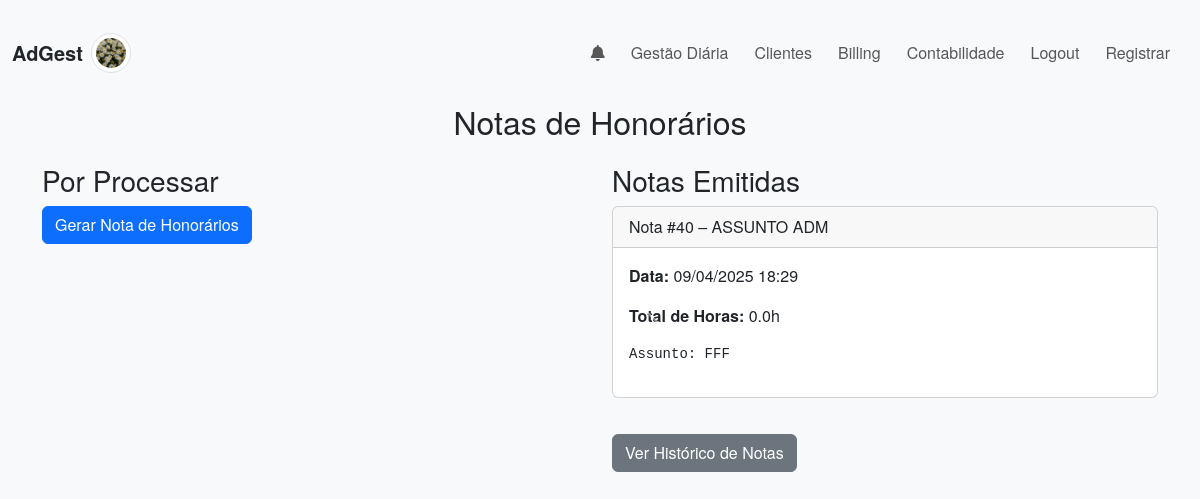
/billing (signed in), run on the app's committed database.
### app/models.py (models this page shows, shortened)
class User(UserMixin, db.Model):
    __tablename__ = 'users'
    id = db.Column(db.Integer, primary_key=True)
    username = db.Column(db.String(100), unique=True, nullable=False)
    nickname = db.Column(db.String(10), nullable=False)
    email = db.Column(db.String(120), unique=True, nullable=False)
    profile_image = db.Column(db.String(120), default='default.jpg')
    password = db.Column(db.String(200), nullable=False)
    role = db.Column(db.String(50), default='advogado')
    __table_args__ = (db.UniqueConstraint('email', name='uq_users_email'),)
    assuntos_compartilhados = db.relationship(
        'Assunto',
        secondary=shared_assuntos,
        backref=db.backref('compartilhados', lazy='dynamic'),
        lazy='dynamic'
    )
    client_shares = db.relationship('ClientShare', backref='user', lazy='dynamic')

class NotaHonorarios(db.Model):
    __tablename__ = 'nota_honorarios'
    id = db.Column(db.Integer, primary_key=True)
    user_id = db.Column(db.Integer, db.ForeignKey('users.id'), nullable=False)
    client_id = db.Column(db.Integer, db.ForeignKey('clients.id'), nullable=False)
    created_at = db.Column(db.DateTime, default=datetime.utcnow)
    details = db.Column(db.Text)  # Lista de itens faturados (por exemplo, "Tarefa 5, Prazo 3")
    total_hours = db.Column(db.Float, default=0.0)
    is_confirmed = db.Column(db.Boolean, default=False)  # Pode ser usado para indicar se a nota já foi finalizada
    client = db.relationship('Client', backref='nota_honorarios')

class Client(db.Model):
    __tablename__ = 'clients'
    id = db.Column(db.Integer, primary_key=True)
    user_id = db.Column(db.Integer, db.ForeignKey('users.id'), nullable=False)
    name = db.Column(db.String(100), nullable=False)  # unique=True removido
    number_interno = db.Column(db.String(50), nullable=True)
    nif = db.Column(db.String(50), nullable=True)
    address = db.Column(db.String(200), nullable=True)
    email = db.Column(db.String(100), nullable=True)
    telephone = db.Column(db.String(20), nullable=True)
    assuntos = db.relationship('Assunto', backref='client', lazy=True)
    __table_args__ = (
        db.UniqueConstraint('user_id', 'name', name='uq_user_clientname'),
    )
    shares = db.relationship('ClientShare', backref='client', lazy='dynamic')

### app/routes.py (the view, shortened to what this page needs)
@main.route('/billing', methods=['GET', 'POST'])
@login_required
def billing():
    if request.method == "POST":
        selected_items = request.form.getlist('items')
        if not selected_items:
            flash("Nenhum item selecionado.", "warning")
            return redirect(url_for('main.billing'))
        client_groups = {}
        for sel in selected_items:
            t, id_str = sel.split('-')
            item_id = int(id_str)
            if t == 'assunto':
                item = Assunto.query.get(item_id)
                client_id = item.client_id
                group = client_groups.setdefault(client_id, {"subjects": set(), "tasks": set(), "prazos": set()})
                group["subjects"].add(item_id)
            elif t == 'tarefa':
                item = Tarefa.query.get(item_id)
                client_id = item.assunto.client_id
                group = client_groups.setdefault(client_id, {"subjects": set(), "tasks": set(), "prazos": set()})
                group["tasks"].add(item_id)
            elif t == 'prazo':
                item = PrazoJudicial.query.get(item_id)
                client_id = item.client_id
                group = client_groups.setdefault(client_id, {"subjects": set(), "tasks": set(), "prazos": set()})
                group["prazos"].add(item_id)
            else:
                flash("Tipo de item inválido.", "danger")
                return redirect(url_for('main.billing'))
        for client_id, items in client_groups.items():
            total_hours = 0
            details_lines = []
            for subj_id in items["subjects"]:
                subj = Assunto.query.get(subj_id)
                subj.is_billed = True
                details_lines.append(f"Assunto: {subj.nome_assunto}")
                registros_assunto = HoraAdicao.query.filter_by(item_type='assunto', item_id=subj.id).all()
                for reg in registros_assunto:
                    usuario = User.query.get(reg.user_id)
                    details_lines.append(
                        f"  [Assunto] Horas adicionadas: {reg.horas_adicionadas}h por usuário {usuario.username} em {reg.timestamp.strftime('%d/%m/%Y %H:%M')}"
                    )
                for task in subj.tarefas:
                    if task.is_completed and not task.is_billed:
                        task.is_billed = True
                        total_hours += task.horas
                        completion_date = task.data_conclusao.strftime('%d/%m/%Y') if task.data_conclusao else "N/A"
                        registros_tarefa = HoraAdicao.query.filter_by(item_type='tarefa', item_id=task.id).all()
                        detalhe_tarefa = f"  Tarefa: {task.nome_tarefa}, Horas: {task.horas}h, Concluída em: {completion_date}"
                        for reg in registros_tarefa:
                            usuario = User.query.get(reg.user_id)
                            detalhe_tarefa += f"\n     [Tarefa] Horas adicionadas: {reg.horas_adicionadas}h por usuário {usuario.username} em {reg.timestamp.strftime('%d/%m/%Y %H:%M')}"
                        details_lines.append(detalhe_tarefa)
            for task_id in items["tasks"]:
                task = Tarefa.query.get(task_id)
                if task.assunto.id in items["subjects"]:
                    continue
                if task.is_completed and not task.is_billed:
                    task.is_billed = True
                    total_hours += task.horas
                    completion_date = task.data_conclusao.strftime('%d/%m/%Y') if task.data_conclusao else "N/A"
                    registros_tarefa = HoraAdicao.query.filter_by(item_type='tarefa', item_id=task.id).all()
                    detalhe_tarefa = f"Tarefa: {task.nome_tarefa}, Horas: {task.horas}h, Concluída em: {completion_date}"
                    for reg in registros_tarefa:
                        usuario = User.query.get(reg.user_id)
                        detalhe_tarefa += f"\n     [Tarefa] Horas adicionadas: {reg.horas_adicionadas}h por usuário {usuario.username} em {reg.timestamp.strftime('%d/%m/%Y %H:%M')}"
                    details_lines.append(detalhe_tarefa)
            for prazo_id in items["prazos"]:
                prazo = PrazoJudicial.query.get(prazo_id)
                prazo.is_billed = True
                total_hours += prazo.horas
                data_conclusao = prazo.data_conclusao.strftime('%d/%m/%Y') if prazo.data_conclusao else "N/A"
                detalhe_prazo = f"Prazo: {prazo.assunto} (Processo: {prazo.processo}), Horas: {prazo.horas}h, Concluído em: {data_conclusao}"
                registros_prazo = HoraAdicao.query.filter_by(item_type='prazo', item_id=prazo.id).all()
                for reg in registros_prazo:
                    usuario = User.query.get(reg.user_id)
                    detalhe_prazo += f"\n     [Prazo] Horas adicionadas: {reg.horas_adicionadas}h por usuário {usuario.username} em {reg.timestamp.strftime('%d/%m/%Y %H:%M')}"
                details_lines.append(detalhe_prazo)
            nota = NotaHonorarios(
                user_id=current_user.id,
                client_id=client_id,
                total_hours=total_hours,
                details="\n".join(details_lines),
                is_confirmed=True
            )
            db.session.add(nota)
            shared_client = Client.query.get(client_id)
            shared_users = [share.user for share in shared_client.shares.all()]
            client_owner = User.query.get(shared_client.user_id)
            envolvidos = set(shared_users + [client_owner])
            for u in envolvidos:
                if u.id != current_user.id:
                    mensagem = f"{current_user.nickname} gerou nota de honorários para o cliente {shared_client.name}."
                    link = url_for('main.client_info', client_id=shared_client.id)
                    criar_notificacao(u.id, "billing", mensagem, link)
        db.session.commit()
        flash("Notas de honorários geradas com sucesso!", "success")
        return redirect(url_for('main.billing'))
    else:
        billable_assuntos = Assunto.query.filter(
            Assunto.is_completed == True,
            Assunto.is_billed == False,
            or_(
                Assunto.user_id == current_user.id,
                Assunto.shared_with.any(id=current_user.id),
                Assunto.completed_by == current_user.id
            )
        ).all()
        grouped_data = {}
        billable_tarefas = Tarefa.query.filter(
            Tarefa.is_completed == True,
            Tarefa.is_billed == False,
        ).all()
        billable_prazos = PrazoJudicial.query.filter(
            PrazoJudicial.status == True,
            PrazoJudicial.is_billed == False,
            or_(
                PrazoJudicial.user_id == current_user.id,
                PrazoJudicial.shared_with.any(id=current_user.id),
                PrazoJudicial.completed_by == current_user.id
            )
        ).all()
        for p in billable_prazos:
            c_id = p.client_id
            if c_id not in grouped_data:
                grouped_data[c_id] = {"client": p.client, "assuntos": {}, "prazos": []}
            grouped_data[c_id]["prazos"].append(p)
        nota_honorarios = NotaHonorarios.query.filter_by(user_id=current_user.id).order_by(NotaHonorarios.created_at.desc()).all()
        return render_template('billing_grouped.html', grouped_data=grouped_data, nota_honorarios=nota_honorarios)

### app/routes.py (called while the page is built)
@main.context_processor
def inject_notifications():
    if current_user.is_authenticated:
        notifs_nao_lidas = Notification.query.filter_by(
            user_id=current_user.id, is_read=False
        ).order_by(Notification.timestamp.desc()).all()
        unread = len(notifs_nao_lidas)
        return dict(notifications=notifs_nao_lidas, unread_count=unread)
    return dict(notifications=[], unread_count=0)

### app/templates/billing_grouped.html (shortened to what this page needs)
{% extends "base.html" %}
{% block content %}
<div class="text-center mb-4">
  <h2>Notas de Honorários</h2>
</div>
<div class="row">
  <div class="col-md-6">
    <h3>Por Processar</h3>
    <form method="POST" id="billingForm">
      <button type="submit" class="btn btn-primary">Gerar Nota de Honorários</button>
    </form>
  </div>
  <div class="col-md-6">
    <h3>Notas Emitidas</h3>
    {% if nota_honorarios and nota_honorarios|length > 0 %}
      <div id="billingCarousel" class="carousel slide" data-bs-interval="false">
        <div class="carousel-inner">
          {% for nota in nota_honorarios %}
            <div class="carousel-item {% if loop.first %}active{% endif %}">
              <div class="card">
                <div class="card-header">
                  Nota #{{ nota.id }} – {{ nota.client.name }}
                </div>
                <div class="card-body">
                  <p><strong>Data:</strong> {{ nota.created_at.strftime('%d/%m/%Y %H:%M') }}</p>
                  <p><strong>Total de Horas:</strong> {{ nota.total_hours }}h</p>
                  <pre style="white-space: pre-wrap;">{{ nota.details }}</pre>
                </div>
              </div>
            </div>
          {% endfor %}
        </div>
        <button class="carousel-control-prev" type="button" data-bs-target="#billingCarousel" data-bs-slide="prev">
          <span class="carousel-control-prev-icon" aria-hidden="true"></span>
        </button>
        <button class="carousel-control-next" type="button" data-bs-target="#billingCarousel" data-bs-slide="next">
          <span class="carousel-control-next-icon" aria-hidden="true"></span>
        </button>
      </div>
    {% else %}
      <p>Nenhuma nota emitida ainda.</p>
    {% endif %}
    <div class="mt-3">
      <a href="{{ url_for('main.billing_historico') }}" class="btn btn-secondary">Ver Histórico de Notas</a>
    </div>
  </div>
</div>
{% endblock %}

### app/templates/base.html (shortened to what this page needs)
<!doctype html>
<html lang="pt">
  <head>
    <link
      rel="stylesheet"
      href="https://cdnjs.cloudflare.com/ajax/libs/font-awesome/6.2.1/css/all.min.css"
    />
    <link
      href="https://cdn.jsdelivr.net/npm/bootstrap@5.3.0/dist/css/bootstrap.min.css"
      rel="stylesheet"
    >
    <link rel="stylesheet" href="{{ url_for('static', filename='css/style.css') }}">
  </head>
  <body>
    <nav class="navbar navbar-expand-lg navbar-light bg-light">
      <div class="container-fluid">
        <div class="navbar-brand d-flex align-items-center">
          <a href="{{ url_for('main.index') }}" class="text-decoration-none text-dark">
            AdGest
          </a>
          {% if current_user.is_authenticated and current_user.profile_image %}
            <a href="{{ url_for('main.profile') }}" class="ms-2">
              <img src="{{ url_for('static', filename='icons/' ~ current_user.profile_image) }}"
                   alt="Avatar" class="img-thumbnail"
                   style="width: 40px; height: 40px; object-fit: cover; border-radius: 50%;">
            </a>
          {% endif %}
        </div>
        <div class="collapse navbar-collapse" id="navbarNav">
          <ul class="navbar-nav ms-auto">
            <li class="nav-item dropdown">
              <a class="nav-link dropdown-toggle" href="#" id="navbarNotifications" role="button" data-bs-toggle="dropdown" aria-expanded="false">
                <i class="fa-solid fa-bell"></i>
              </a>
            </li>
            <li class="nav-item">
              <a class="nav-link" href="{{ url_for('main.dashboard') }}">Gestão Diária</a>
            </li>
            <li class="nav-item">
              <a class="nav-link" href="{{ url_for('main.clientes') }}">Clientes</a>
            </li>
            {% if current_user.is_authenticated and current_user.role not in ['contabilidade', 'backoffice'] %}
            <li class="nav-item">
              <a class="nav-link" href="{{ url_for('main.billing') }}">Billing</a>
            </li>
            {% endif %}
            {% if current_user.is_authenticated and current_user.role in ['contabilidade', 'admin'] %}
              <li class="nav-item">
                <a class="nav-link" href="{{ url_for('accounting.manage_invoices') }}">
                  Contabilidade
                </a>
              </li>
            {% endif %}
            {% if current_user.is_authenticated %}
              <li class="nav-item">
                <a class="nav-link" href="{{ url_for('main.logout') }}">Logout</a>
              </li>
              {% if current_user.role == 'admin' %}
                <li class="nav-item">
                  <a class="nav-link" href="{{ url_for('main.register') }}">Registrar</a>
                </li>
              {% endif %}
            {% else %}
              <li class="nav-item">
                <a class="nav-link" href="{{ url_for('main.login') }}">Login</a>
              </li>
            {% endif %}
          </ul>
        </div>
      </div>
    </nav>
    <div class="container mt-3">
      {% block content %}{% endblock %}
    </div>
  </body>
</html>

### app/static/css/style.css (style rules this page uses)
body { background-color: #f8f9fa; font-family: "Helvetica Neue", Helvetica, Arial, sans-serif; }
.navbar-brand { font-weight: bold; }
.navbar-nav .nav-link { margin-right: 10px; }
.container, .container-fluid { margin-top: 20px; }
.card { margin-bottom: 20px; }
.row { margin-top: 20px; }
.dropdown-toggle::after { display: none; }

### data on the page
User: profile_image (picture)
NotaHonorarios: id "40", client.name "ASSUNTO ADM", created_at "09/04/2025 18:29", total_hours "0.0", details "Assunto: FFF"
